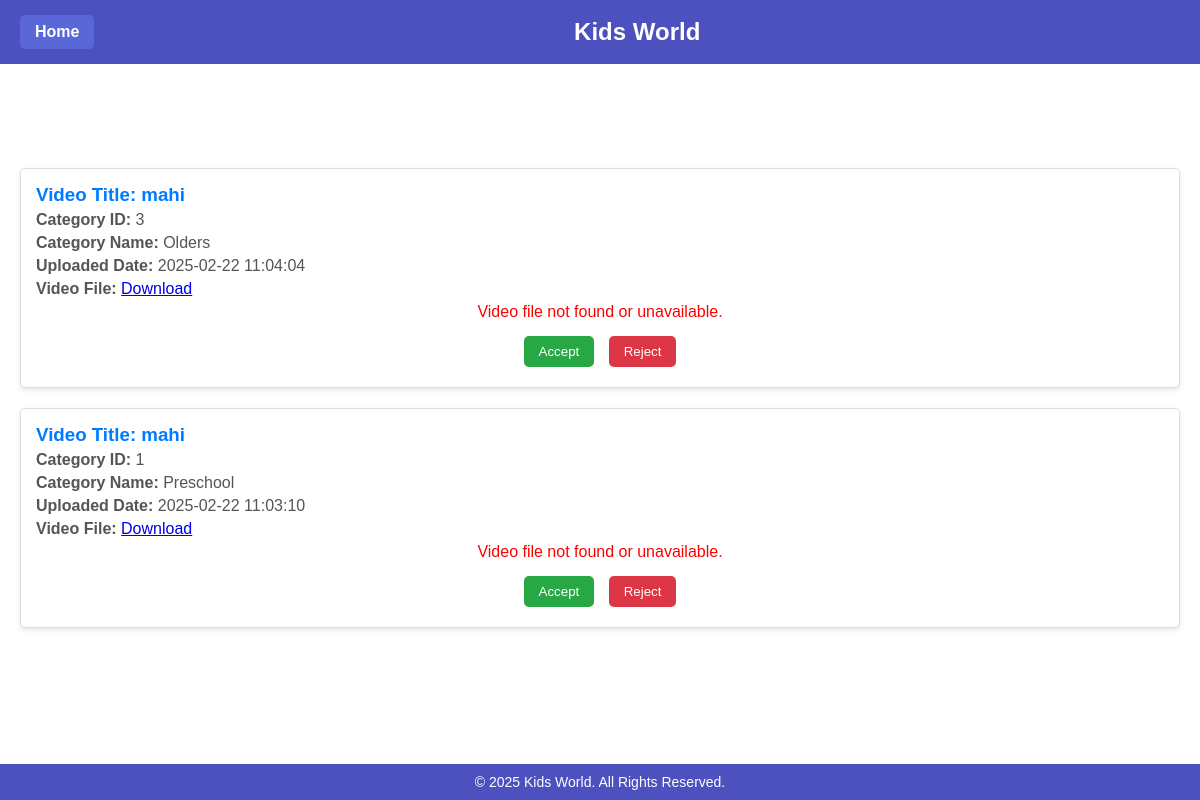
Screenshot of /admin/review_videos.php with the database file from the repository.
### tables this page shows
CREATE TABLE `video_suggestions` (
  `id` int(11) NOT NULL,
  `video_title` varchar(255) NOT NULL,
  `video_url` varchar(255) NOT NULL,
  `category_id` int(11) DEFAULT NULL,
  `video_category_name` varchar(255) DEFAULT NULL,
  `upload_date` timestamp NOT NULL DEFAULT current_timestamp(),
  `custom_category` varchar(255) DEFAULT NULL
);

### admin/review_videos.php (the view, shortened to what this page needs)
<?php
include '../db_connection.php';
$conn->select_db('kidsworld');
$sqlFetch = "SELECT * FROM video_suggestions ORDER BY id DESC";
$result = $conn->query($sqlFetch);
?>
<!DOCTYPE html>
<html lang="en">
<head>
</head>
<body>
    <header>
        <a href="admin.php">Home</a>
        <h1>Kids World</h1>
    </header>
    <div class="container">
        <h2>Review Video Suggestions</h2>
        <?php if ($result && $result->num_rows > 0): ?>
            <?php while ($row = $result->fetch_assoc()): ?>
                <div class="video-container">
                    <h3>Video Title: <?= htmlspecialchars($row['video_title'] ?? 'Untitled'); ?></h3>
                    <p><strong>Category ID:</strong> <?= htmlspecialchars($row['category_id'] ?? 'N/A'); ?></p>
                    <p><strong>Category Name:</strong> <?= htmlspecialchars($row['video_category_name'] ?? 'N/A'); ?></p>
                    <p><strong>Uploaded Date:</strong> <?= htmlspecialchars($row['upload_date'] ?? 'Unknown'); ?></p>
                    <p>
                        <strong>Video File:</strong>
                        <?php if (!empty($row['video_url'])): ?>
                            <a href="<?= htmlspecialchars($row['video_url']); ?>" target="_blank">Download</a>
                        <?php else: ?>
                            <span style="color: red;">No file available</span>
                        <?php endif; ?>
                    </p>
                    <?php if (!empty($row['video_url']) && file_exists($row['video_url'])): ?>
                        <video width="600" controls>
                            <source src="<?= htmlspecialchars($row['video_url']); ?>" type="video/mp4">
                            Your browser does not support the video tag.
                        </video>
                    <?php else: ?>
                        <p style="color: red; text-align: center;">Video file not found or unavailable.</p>
                    <?php endif; ?>
                    <div class="buttons">
                        <form method="POST">
                            <button type="submit" name="action" value="accept" class="btn accept">Accept</button>
                            <button type="submit" name="action" value="reject" class="btn reject">Reject</button>
                        </form>
                    </div>
                </div>
            <?php endwhile; ?>
        <?php else: ?>
            <p style="text-align: center; color: gray;">No video suggestions available.</p>
        <?php endif; ?>
    </div>
    <footer>
        &copy; <?php echo date("Y"); ?> Kids World. All Rights Reserved.
    </footer>
</body>
</html>

### admin/review_videos.php (style rules this page uses)
body { font-family: Arial, sans-serif; margin: 0; padding: 0; background: url('../pdd images/suggestionimage .jpg') no-repeat center center fixed; background-size: cover; }
header { background-color: #4c51bf; color: white; padding: 15px 20px; text-align: center; position: fixed; top: 0; left: 0; right: 0; display: flex; justify-content: space-between; align-items: center; z-index: 1000; }
header h1 { margin: 0; flex-grow: 1; text-align: center; font-size: 24px; }
header a { text-decoration: none; color: white; font-size: 16px; font-weight: bold; background-color: #5a67d8; padding: 8px 15px; border-radius: 5px; transition: background-color 0.3s ease; }
footer { background-color: #4c51bf; color: white; text-align: center; padding: 10px 0; position: fixed; bottom: 0; left: 0; right: 0; font-size: 14px; }
.container { margin-top: 80px; margin-bottom: 50px; padding: 20px; }
h2 { text-align: center; color: #fff; }
.video-container { border: 1px solid #ddd; border-radius: 5px; padding: 15px; margin-bottom: 20px; background-color: #fff; box-shadow: 0 2px 5px rgba(0,0,0,0.1); }
h3 { margin: 0; color: #007bff; }
p { margin: 5px 0; color: #555; }
.buttons { margin-top: 10px; text-align: center; }
.btn { display: inline-block; padding: 8px 15px; margin: 5px; color: #fff; border: none; border-radius: 5px; cursor: pointer; }
.accept { background-color: #28a745; }
.reject { background-color: #dc3545; }

### rows the page displays
video_suggestions: video_title "mahi", category "3", video_category_name "Olders", upload_date "2025-02-22 11:04:04", shows "Video file not found or unavailable."
video_suggestions: video_title "mahi", category "1", video_category_name "Preschool", upload_date "2025-02-22 11:03:10", shows "Video file not found or unavailable."
